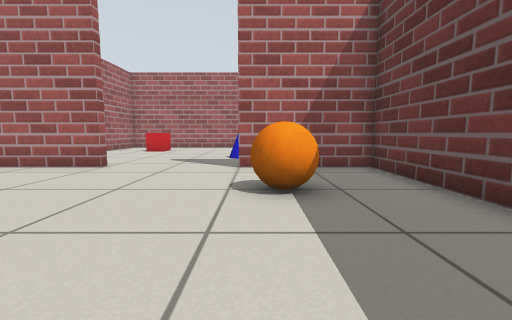
View 1 (above)

16 first-person views from a walk through a Gazebo world. The camera is 0.5 m above the floor, tilts 6° down and sees 90° across. The floor is counted in squares, 0.5 m on a side. Each view is taken from the middle of a square. On the plan, view 1 faces up. The plan holds only what a view shows up to about 11 squares ahead; the rest is blank. Surface patterns are stand-ins for the level's own textures.

View 2
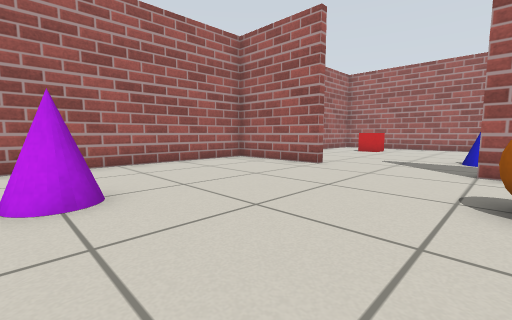

View 3
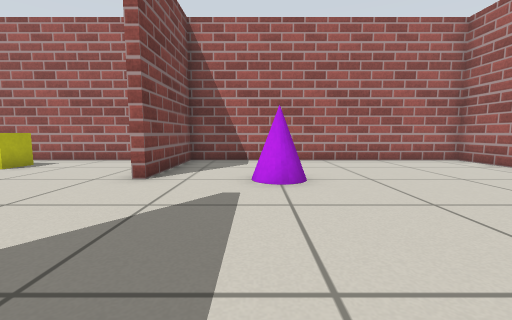

View 4
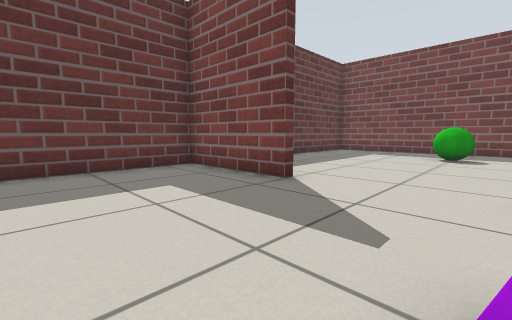

View 5
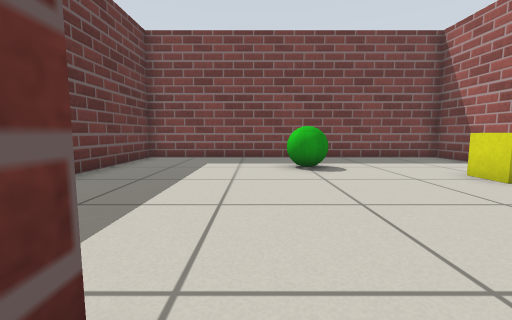

View 6
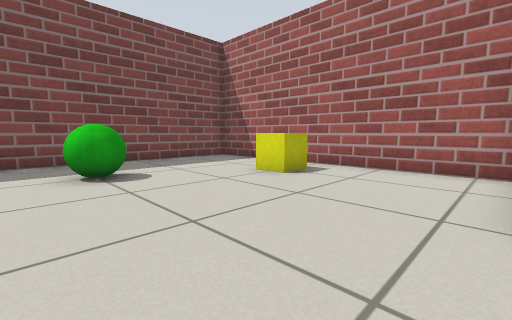

View 7
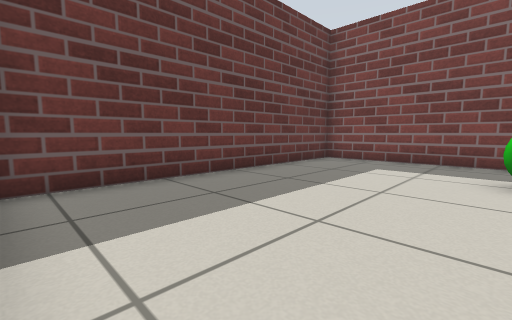

View 8
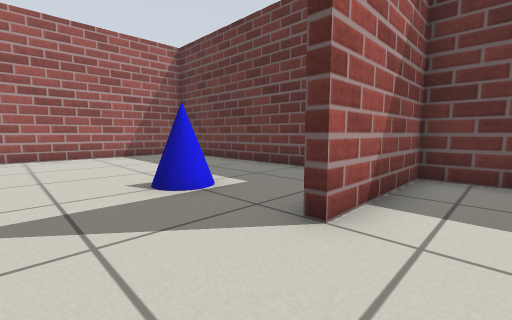

View 9
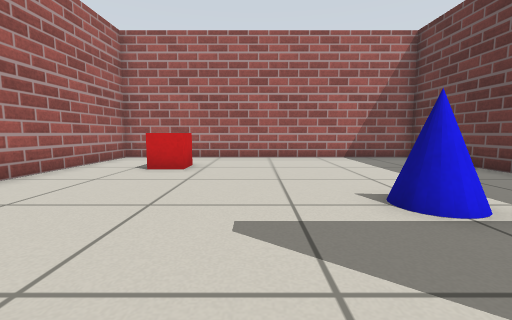

View 10
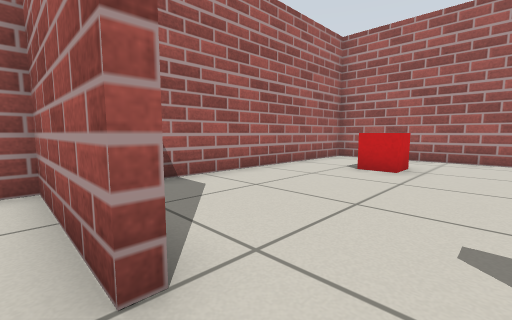

View 11
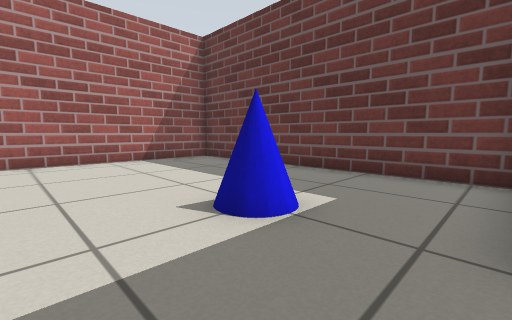

View 12
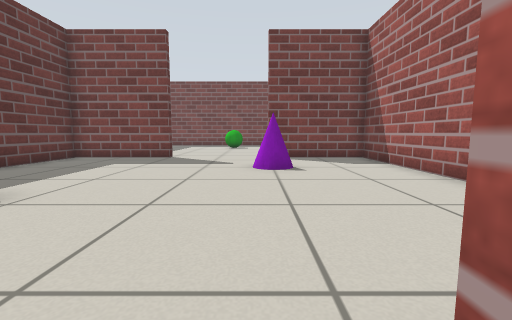

View 13
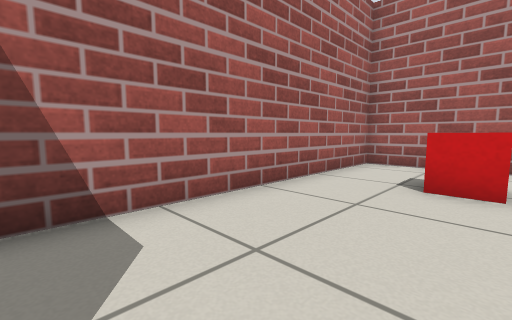

View 14
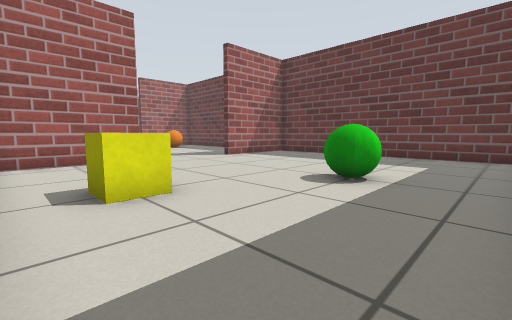

View 15
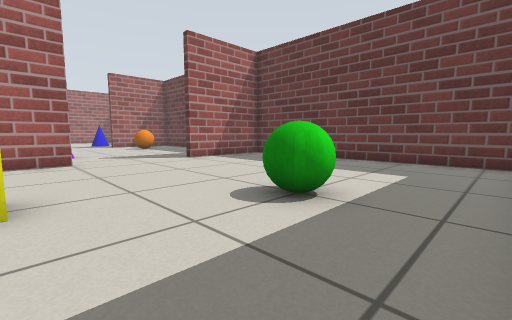

View 16
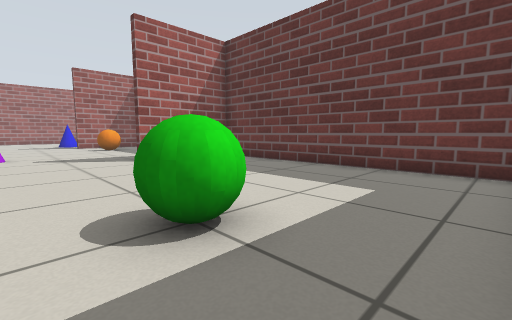

### Floor plan
Points are (right, up) in squares from view 1. A wall is a line through its corners. A room is listed if a view was taken in it or the views show most of it. See-through windows are left out.
Room 1 (views 1, 2, 3, 4, 5, 8, 9, 10)
walls: (-4.4, 7.4) (-8.3, 7.4) (-8.3, -2.4) (-4.5, -2.4); (-0.6, -2.4) (3.4, -2.4) (3.4, 7.4) (-0.5, 7.4)
ways out: opening at (-2.5, -2) to room 2; opening at (-2.5, 8) to room 3
objects: cone (-5, 0) to (-4, 1); orange ball (0, 4) to (1, 5)
Room 2 (views 6, 7, 14, 15, 16)
walls: (-4.4, -2.7) (-8.3, -2.7) (-8.3, -12.5) (3.4, -12.5) (3.4, -2.9); (2.8, -2.7) (-0.5, -2.7)
ways out: opening at (-2.5, -2) to room 1
objects: yellow box (-7, -8) to (-6, -7); green ball (-3, -10) to (-2, -9)
Room 3 (views 11, 12, 13)
walls: (3.4, 7.9) (3.4, 17.5) (-8.3, 17.5) (-8.3, 8.9)
ways out: opening at (-2.5, 8) to room 1
objects: red box (-6, 14) to (-5, 15); cone (-1, 10) to (0, 11)

Positions as (right, up) in squares from view 1, and headings:
1: (0, 0), facing up
2: (0, 0), facing up-left
3: (1, 0), facing left
4: (-4, 2), facing down-right
5: (-1, -2), facing down
6: (-1, -3), facing down-left
7: (-2, -3), facing down-right
8: (-3, 6), facing up-right
9: (-3, 7), facing up
10: (-3, 7), facing up-left
11: (-3, 8), facing up-right
12: (-4, 8), facing down
13: (-5, 9), facing up-left
14: (-8, -12), facing up-right
15: (-6, -12), facing up-right
16: (-4, -12), facing up-right
